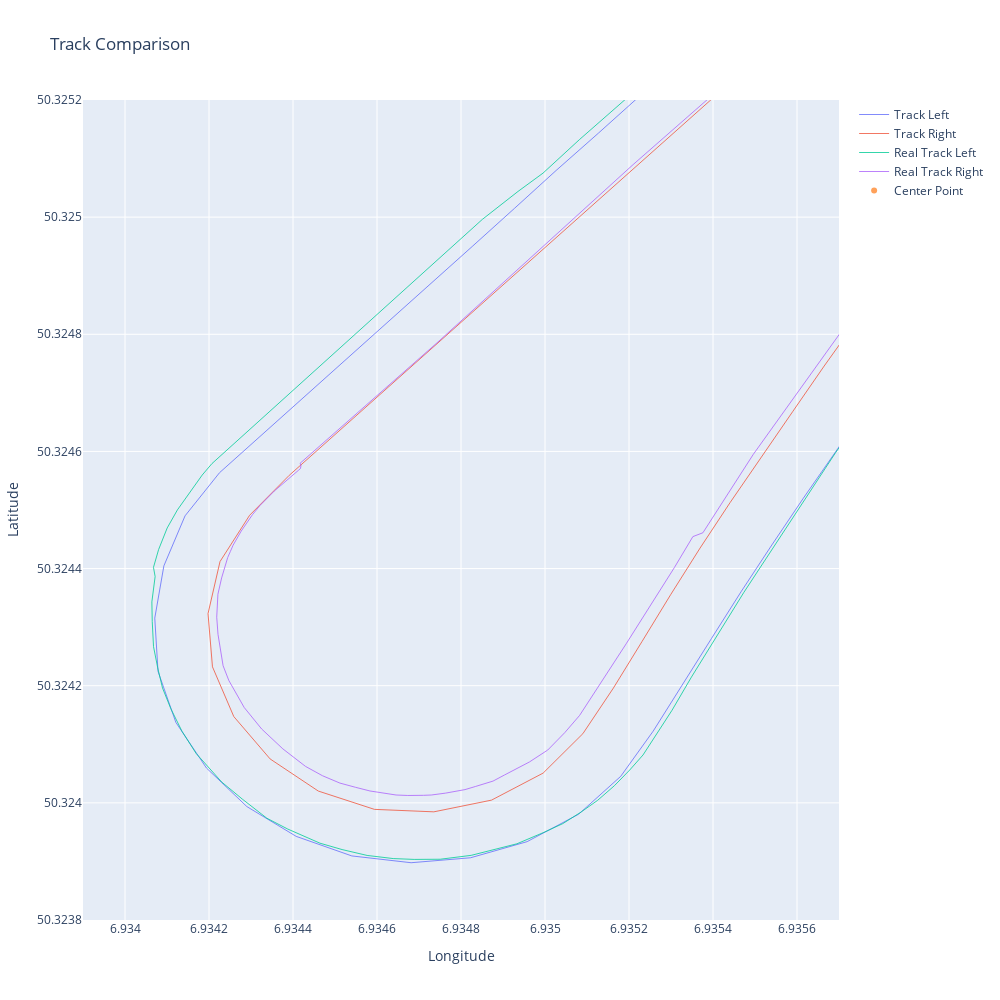

This figure's notebook cell:
### Code cell
def plot_track(track_left, track_right, real_track_left_side, real_track_right_side):
    # plot the track, but use plotly for interactivity
    fig = go.Figure()
    fig.add_trace(go.Scatter(x=track_left['X-Coords'], y=track_left['Y-Coords'], mode='lines', name='Track Left', line=dict(width=0.8)))
    fig.add_trace(go.Scatter(x=track_right['X-Coords'], y=track_right['Y-Coords'], mode='lines', name='Track Right', line=dict(width=0.8)))
    fig.add_trace(go.Scatter(x=real_track_left_side['Longitude'], y=real_track_left_side['Latitude'], mode='lines', name='Real Track Left', line=dict(width=0.8)))
    fig.add_trace(go.Scatter(x=real_track_right_side['Longitude'], y=real_track_right_side['Latitude'], mode='lines', name='Real Track Right', line=dict(width=0.8)))
    fig.update_layout(title='Track Comparison', xaxis_title='Longitude', yaxis_title='Latitude')

    # plot a center point for the track as the shift_x, shift_y
    shift_x = 6.940328
    shift_y = 50.3307159
    fig.add_trace(go.Scatter(x=[shift_x], y=[shift_y], mode='markers', name='Center Point'))
    
    # change size of the plot
    fig.update_layout(
        autosize=False,
        width=1000,
        height=1000,
    )

    #ALL
    default_zoom_x = [6.933, 6.951]  # Replace these with your desired x-axis range
    default_zoom_y = [50.324, 50.338]  # Replace these with your desired y-axis range

    # # Bottom Left
    default_zoom_x = [6.9339, 6.9357]  # Replace these with your desired x-axis range
    default_zoom_y = [50.3238, 50.3252]  # Replace 

    # Top Right
    # default_zoom_x = [6.9479, 6.951]  # Replace these with your desired x-axis range
    # default_zoom_y = [50.3355, 50.338]  # Replace 

    # # Mid
    # default_zoom_x = [6.938, 6.942]  # Replace these with your desired x-axis range
    # default_zoom_y = [50.3305, 50.334]  # Replace 

    fig.update_xaxes(range=default_zoom_x)
    fig.update_yaxes(range=default_zoom_y)
    
    fig.show()


rotation_angle = 45.15 # More is left, less is to the right
scale_x = 0.00001406
scale_y = 0.000009005
shift_x = 6.940315
shift_y = 50.330715
center_x = 0
center_y = 0



trans_track_left = transform_coordinates(track_left_side,rotation_angle, scale_x  ,scale_y  ,  shift_x  ,  shift_y  , center_x ,center_y )
trans_track_right = transform_coordinates(track_right_side,rotation_angle,scale_x  ,scale_y  ,  shift_x  ,  shift_y  , center_x ,center_y )

trans_track_left = transform_coordinates(track_left_side,rotation_angle, scale_x  ,scale_y  ,  shift_x  ,  shift_y  , center_x ,center_y )
trans_track_right = transform_coordinates(track_right_side,rotation_angle,scale_x  ,scale_y  ,  shift_x  ,  shift_y  , center_x ,center_y )


print("Transformed Left Track Length: ",calc_track_length(trans_track_left))
print("Real Left Track Length:        ",calc_track_length(real_track_left_side))
print("")
print("Transformed Left Track Right: ",calc_track_length(trans_track_right))
print("Real Right Track Length:      ",calc_track_length(real_track_right_side))


plot_track(track_left = trans_track_left, track_right = trans_track_right, 
            real_track_left_side = real_track_left_side, 
            real_track_right_side = real_track_right_side)

### Figure 1 — Plotly figure (JSON) as saved in the notebook; plotly's stock layout.template omitted (floating-point values rounded to 4 significant figures; data arrays with more than 128 entries replaced by an {"elided": "..."} marker saying what was removed)
{"data": [{"line": {"width": 0.8}, "mode": "lines", "name": "Track Left", "type": "scatter", "x": {"elided": "515 float values"}, "y": {"elided": "515 float values"}}, {"line": {"width": 0.8}, "mode": "lines", "name": "Track Right", "type": "scatter", "x": {"elided": "505 float values"}, "y": {"elided": "505 float values"}}, {"line": {"width": 0.8}, "mode": "lines", "name": "Real Track Left", "type": "scatter", "x": {"elided": "551 float values"}, "y": {"elided": "551 float values"}}, {"line": {"width": 0.8}, "mode": "lines", "name": "Real Track Right", "type": "scatter", "x": {"elided": "393 float values"}, "y": {"elided": "393 float values"}}, {"mode": "markers", "name": "Center Point", "type": "scatter", "x": [6.94], "y": [50.33]}], "layout": {"autosize": false, "height": 1000, "title": {"text": "Track Comparison"}, "width": 1000, "xaxis": {"range": [6.934, 6.936], "title": {"text": "Longitude"}}, "yaxis": {"range": [50.32, 50.33], "title": {"text": "Latitude"}}}}
